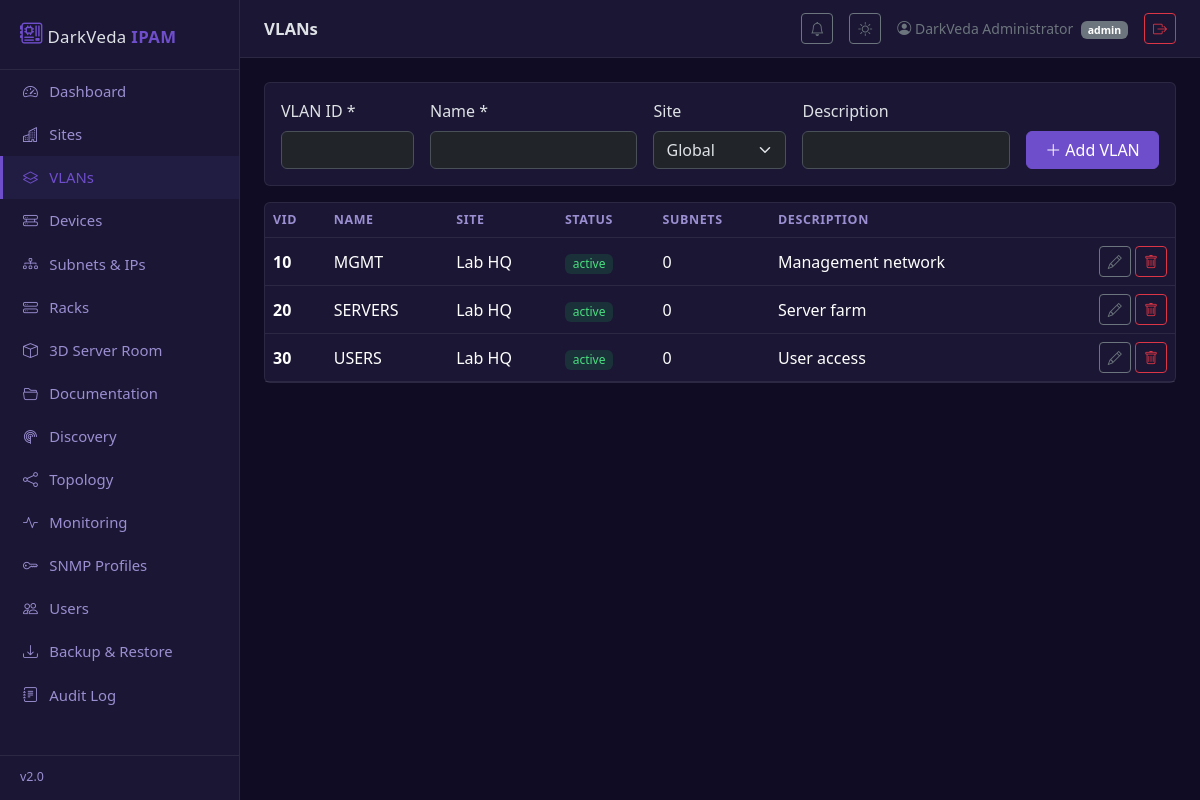
/?page=vlans (signed in), run on the app's committed database.
### tables this page shows
CREATE TABLE vlans (
  id          INT UNSIGNED AUTO_INCREMENT PRIMARY KEY,
  site_id     INT UNSIGNED NULL,
  vid         SMALLINT UNSIGNED NOT NULL,
  name        VARCHAR(120) NOT NULL,
  description VARCHAR(255) NULL,
  status      ENUM('active','reserved','deprecated') NOT NULL DEFAULT 'active',
  FOREIGN KEY (site_id) REFERENCES sites(id) ON DELETE SET NULL,
  UNIQUE KEY uq_vlan (site_id, vid)
);

CREATE TABLE sites (
  id          INT UNSIGNED AUTO_INCREMENT PRIMARY KEY,
  name        VARCHAR(120) NOT NULL UNIQUE,
  slug        VARCHAR(64)  NOT NULL UNIQUE,
  address     VARCHAR(255) NULL,
  description VARCHAR(255) NULL,
  created_at  DATETIME NOT NULL DEFAULT CURRENT_TIMESTAMP
);

### src/App.php (called while the page is built, shortened)
<?php
final class App
{
    private static ?array $config = null;
    public static function config(): array
    {
        if (self::$config === null) {
            self::$config = require self::configFile();
        }
        return self::$config;
    }
    public static function configFile(): string
    {
        $dir = dirname(__DIR__) . '/config';
        $example = $dir . '/config.example.php';
        if (is_file($example)) {
            return $example;
        }
        throw new \RuntimeException(
            'No configuration found. Expected config/config.php or config/config.example.php.'
        );
    }
    public static function render(string $page, array $vars = []): void
    {
        $__dvBase = dirname(__DIR__);
        $__dvPage = $page;
        extract($vars, EXTR_SKIP);
        require $__dvBase . '/partials/header.php';
        require $__dvBase . '/pages/' . $__dvPage . '.php';
        require $__dvBase . '/partials/footer.php';
    }
}
function e(?string $s): string
{
    return htmlspecialchars((string)$s, ENT_QUOTES, 'UTF-8');
}

### src/Auth.php (called while the page is built, shortened)
<?php
final class Auth
{
    public static function user(): ?array
    {
        return $_SESSION['user'] ?? null;
    }
    public static function can(string $permission): bool
    {
        return in_array($permission, $_SESSION['permissions'] ?? [], true);
    }
}

### src/Database.php (called while the page is built, shortened)
<?php
final class Database
{
    private static ?PDO $pdo = null;
    public static function get(): PDO
    {
        if (self::$pdo === null) {
            $cfg = App::config()['db'];
            $dsn = sprintf(
                'mysql:host=%s;port=%d;dbname=%s;charset=%s',
                $cfg['host'], $cfg['port'], $cfg['name'], $cfg['charset']
            );
            self::$pdo = new PDO($dsn, $cfg['user'], $cfg['password'], [
                PDO::ATTR_ERRMODE            => PDO::ERRMODE_EXCEPTION,
                PDO::ATTR_DEFAULT_FETCH_MODE => PDO::FETCH_ASSOC,
                PDO::ATTR_EMULATE_PREPARES   => false,
            ]);
        }
        return self::$pdo;
    }
    public static function q(string $sql, array $params = []): array
    {
        $stmt = self::get()->prepare($sql);
        $stmt->execute($params);
        return $stmt->fetchAll();
    }
}

### pages/vlans.php (the view, shortened to what this page needs)
<?php
$vlans = Database::q(
    'SELECT v.*, s.name AS site_name,
            (SELECT COUNT(*) FROM subnets sub WHERE sub.vlan_id = v.id) AS subnet_count
     FROM vlans v LEFT JOIN sites s ON s.id = v.site_id
     ORDER BY v.vid'
);
$canManage = Auth::can('ipam.manage');
?>
<?php if ($canManage): ?>
<div class="card mb-3"><div class="card-body">
  <form method="post" class="row g-3">
    <div class="col-md-2">
      <label class="form-label">VLAN ID *</label>
      <input type="number" name="vid" class="form-control" min="1" max="4094" required>
    </div>
    <div class="col-md-3">
      <label class="form-label">Name *</label>
      <input name="name" class="form-control" required>
    </div>
    <div class="col-md-2">
      <label class="form-label">Site</label>
      <select name="site_id" class="form-select">
        <option value="">Global</option>
      </select>
    </div>
    <div class="col-md-3">
      <label class="form-label">Description</label>
      <input name="description" class="form-control">
    </div>
    <div class="col-md-2 d-flex align-items-end">
      <button class="btn btn-primary w-100"><i class="bi bi-plus-lg"></i> Add VLAN</button>
    </div>
  </form>
</div></div>
<?php endif; ?>
<div class="card">
  <div class="table-responsive">
    <table class="table table-hover">
      <thead><tr><th>VID</th><th>Name</th><th>Site</th><th>Status</th><th>Subnets</th><th>Description</th>
        <?php if ($canManage): ?><th></th><?php endif; ?></tr></thead>
      <tbody>
      <?php foreach ($vlans as $v): ?>
        <tr>
          <td><strong><?= (int)$v['vid'] ?></strong></td>
          <td><?= e($v['name']) ?></td>
          <td><?= e($v['site_name'] ?? 'Global') ?></td>
          <td><span class="badge dv-status dv-badge-<?= e($v['status']) ?>"><?= e($v['status']) ?></span></td>
          <td><?= (int)$v['subnet_count'] ?></td>
          <td><?= e($v['description'] ?? '—') ?></td>
          <?php if ($canManage): ?>
          <td class="text-end text-nowrap">
            <button class="btn btn-sm btn-outline-secondary" data-bs-toggle="collapse"
                    data-bs-target="#editvlan-<?= (int)$v['id'] ?>" title="Edit">
              <i class="bi bi-pencil"></i>
            </button>
            <form method="post" class="d-inline" data-confirm="Delete VLAN <?= (int)$v['vid'] ?>?">
              <button class="btn btn-sm btn-outline-danger"><i class="bi bi-trash"></i></button>
            </form>
          </td>
          <?php endif; ?>
        </tr>
      <?php endforeach; ?>
      </tbody>
    </table>
  </div>
</div>

### public/index.php (shortened to what this page needs)
<?php
require dirname(__DIR__) . '/src/App.php';
require dirname(__DIR__) . '/src/Database.php';
require dirname(__DIR__) . '/src/Auth.php';
$page   = $_GET['page']   ?? 'dashboard';
switch ($page) {
    case 'vlans':
        App::render('vlans', ['title' => 'VLANs']);
        break;
}

### partials/header.php (shortened to what this page needs)
<?php
$user    = Auth::user();
$current = $_GET['page'] ?? 'dashboard';
$nav = [
    ['dashboard', 'Dashboard',        'bi-speedometer2', 'dashboard.view'],
    ['sites',     'Sites',            'bi-buildings',    'ipam.view'],
    ['vlans',     'VLANs',            'bi-layers',       'ipam.view'],
    ['devices',   'Devices',          'bi-hdd-rack',     'devices.view'],
    ['subnets',   'Subnets & IPs',    'bi-diagram-3',    'ipam.view'],
    ['racks',     'Racks',            'bi-hdd-stack',    'racks.view'],
    ['rack3d',    '3D Server Room',   'bi-box',          'racks.view'],
    ['documents', 'Documentation',    'bi-folder2-open', 'docs.view'],
    ['discovery', 'Discovery',        'bi-radar',        'discovery.view'],
    ['topology',  'Topology',         'bi-share',        'topology.view'],
    ['monitoring','Monitoring',       'bi-activity',     'monitoring.view'],
    ['snmp',      'SNMP Profiles',    'bi-key',          'snmp.manage'],
    ['users',     'Users',            'bi-people',       'users.manage'],
    ['backup',    'Backup & Restore', 'bi-download',     'backup.manage'],
    ['audit',     'Audit Log',        'bi-journal-text', 'audit.view'],
];
?>
<!DOCTYPE html>
<html lang="en" data-bs-theme="dark">
<head>
<link href="https://cdn.jsdelivr.net/npm/bootstrap@5.3.3/dist/css/bootstrap.min.css" rel="stylesheet">
<link href="https://cdn.jsdelivr.net/npm/bootstrap-icons@1.11.3/font/bootstrap-icons.min.css" rel="stylesheet">
<link href="/assets/css/darkveda.css?v=5.1-mobile" rel="stylesheet">
</head>
<body>
<div class="dv-layout">
  <aside class="dv-sidebar" id="dvSidebar" aria-label="Primary navigation">
    <div class="dv-brand">
      <span class="dv-brand-inner">
        <i class="bi bi-motherboard"></i>
        <span>DarkVeda <strong>IPAM</strong></span>
      </span>
    </div>
    <nav class="nav flex-column dv-nav">
      <?php foreach ($nav as [$slug, $label, $icon, $perm]): if (!Auth::can($perm)) continue; ?>
        <a class="nav-link <?= $current === $slug || ($slug === 'subnets' && $current === 'subnet_view') ? 'active' : '' ?>"
           href="/?page=<?= e($slug) ?>">
          <i class="bi <?= e($icon) ?>"></i> <span><?= e($label) ?></span>
        </a>
      <?php endforeach; ?>
    </nav>
    <div class="dv-sidebar-footer">
      v<?= e(App::config()['app']['version']) ?>
    </div>
  </aside>
  <div class="dv-main">
    <header class="dv-topbar">
      <div class="dv-topbar-left">
        <span class="dv-page-title text-truncate"><?= e($title ?? '') ?></span>
      </div>
      <div class="d-flex align-items-center gap-2 gap-sm-3 dv-topbar-right">
        <div class="dropdown">
          <button class="btn btn-sm btn-outline-secondary position-relative" data-bs-toggle="dropdown" title="Notifications" aria-label="Notifications">
            <i class="bi bi-bell"></i>
          </button>
        </div>
        <button class="btn btn-sm btn-outline-secondary" id="themeToggle" title="Toggle dark / light" aria-label="Toggle theme">
          <i class="bi bi-moon-stars"></i>
        </button>
        <span class="text-secondary small dv-user">
          <i class="bi bi-person-circle"></i>
          <span class="dv-username"><?= e($user['full_name'] ?: $user['username']) ?></span>
          <span class="badge text-bg-secondary ms-1"><?= e($user['role']) ?></span>
        </span>
        <form method="post" class="m-0">
          <button class="btn btn-sm btn-outline-danger" aria-label="Log out"><i class="bi bi-box-arrow-right"></i></button>
        </form>
      </div>
    </header>
    <main class="dv-content">

### partials/footer.php (shortened to what this page needs)
    </main>
  </div>
</div>
</body>
</html>

### public/assets/css/darkveda.css (style rules this page uses)
:root { --dv-accent: #6F4ECC; --dv-accent-dim: #5B3CC5; --dv-sidebar-w: 240px; }
[data-bs-theme="dark"] { --dv-bg: #0F0C23; --dv-surface: #1A1633; --dv-surface-2: #211D42; --dv-border: rgba(255,255,255,.08); --dv-text-dim: #9B8ED1; }
body { background: var(--dv-bg); min-height: 100vh; }
.dv-layout { display: flex; min-height: 100vh; }
.dv-sidebar { width: var(--dv-sidebar-w); flex-shrink: 0; background: var(--dv-surface); border-right: 1px solid var(--dv-border); display: flex; flex-direction: column; position: sticky; top: 0; height: 100vh; }
.dv-brand { display: flex; align-items: center; gap: .6rem; padding: 1.1rem 1.25rem; font-size: 1.05rem; letter-spacing: .02em; border-bottom: 1px solid var(--dv-border); }
.dv-brand i { color: var(--dv-accent); font-size: 1.4rem; }
.dv-brand strong { color: var(--dv-accent); }
.dv-sidebar .nav-link { color: var(--dv-text-dim); padding: .65rem 1.25rem; border-left: 3px solid transparent; font-size: .93rem; }
.dv-sidebar .nav-link i { width: 1.4rem; display: inline-block; }
.dv-sidebar .nav-link.active { color: var(--dv-accent); border-left-color: var(--dv-accent); background: var(--dv-surface-2); }
.dv-sidebar-footer { margin-top: auto; padding: .8rem 1.25rem; color: var(--dv-text-dim); font-size: .78rem; border-top: 1px solid var(--dv-border); }
.dv-main { flex: 1; display: flex; flex-direction: column; min-width: 0; }
.dv-topbar { display: flex; justify-content: space-between; align-items: center; padding: .8rem 1.5rem; background: var(--dv-surface); border-bottom: 1px solid var(--dv-border); position: sticky; top: 0; z-index: 10; }
.dv-page-title { font-weight: 600; font-size: 1.05rem; }
.dv-content { padding: 1.5rem; }
.card { background: var(--dv-surface); border: 1px solid var(--dv-border); }
.table { --bs-table-bg: transparent; margin-bottom: 0; }
.table thead th { color: var(--dv-text-dim); font-size: .78rem; text-transform: uppercase; letter-spacing: .05em; border-bottom-color: var(--dv-border); }
.table td { border-bottom-color: var(--dv-border); vertical-align: middle; }
.dv-badge-active { background: rgba(34,197,94,.15); color: #4ade80; }
.badge.dv-status { font-weight: 500; }
.btn-primary { --bs-btn-bg: var(--dv-accent); --bs-btn-border-color: var(--dv-accent); --bs-btn-hover-bg: var(--dv-accent-dim); --bs-btn-hover-border-color: var(--dv-accent-dim); --bs-btn-active-bg: var(--dv-accent-dim); --bs-btn-active-border-color: var(--dv-accent-dim); }
html { -webkit-text-size-adjust: 100%; text-size-adjust: 100%; scroll-behavior: smooth; }
body { -webkit-tap-highlight-color: transparent; -webkit-font-smoothing: antialiased; -moz-osx-font-smoothing: grayscale; text-rendering: optimizeLegibility; overflow-x: hidden; overscroll-behavior-y: contain; }
.btn, .nav-link, .dropdown-item, a { touch-action: manipulation; }
.table-responsive { -webkit-overflow-scrolling: touch; overscroll-behavior-x: contain; scrollbar-width: thin; }
.dv-topbar-left { display: flex; align-items: center; gap: .6rem; min-width: 0; flex: 1 1 auto; }
.dv-topbar-right { flex: none; }
.dv-page-title { min-width: 0; }
.dv-nav { overflow-y: auto; -webkit-overflow-scrolling: touch; }

### data on the page
vlans: vid "10", name "MGMT", site.name "Lab HQ", status "active", subnet_count "0", description "Management network"
vlans: vid "20", name "SERVERS", site.name "Lab HQ", status "active", subnet_count "0", description "Server farm"
vlans: vid "30", name "USERS", site.name "Lab HQ", status "active", subnet_count "0", description "User access"

### other printed values
$label "Dashboard"
$label "Sites"
$label "VLANs"
$label "Devices"
$label "Subnets & IPs"
$label "Racks"
$label "3D Server Room"
$label "Documentation"
$label "Discovery"
$label "Topology"
$label "Monitoring"
$label "SNMP Profiles"
$label "Users"
$label "Backup & Restore"
$label "Audit Log"
